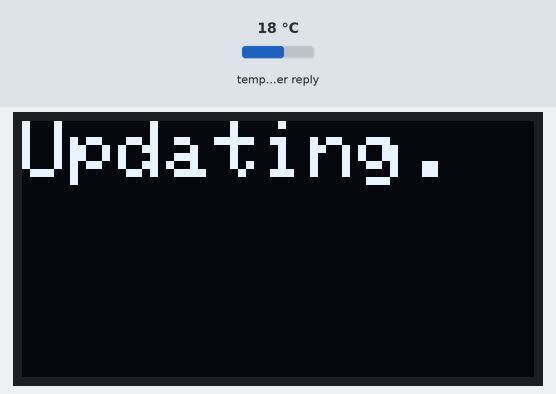
The sketch below on a simulated ESP32. On the bench: 128×64 one-colour display. The test bench sets the inputs (shaded band); at power-on: temperature in the weather reply 18 °C. WiFi joins after 1.5 s; servers stay silent unless stated; the local clock reads 2024-03-15 10:24:30 at power-on unless the sketch sets it; web services answer with replies made up by the test bench.

Above: at 1.6 s.
At 2.9 s:
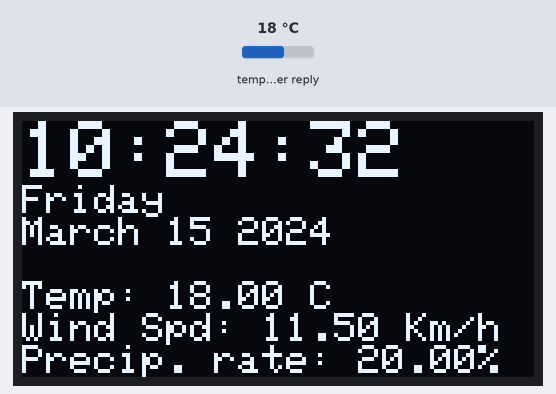
At 11.1 s:
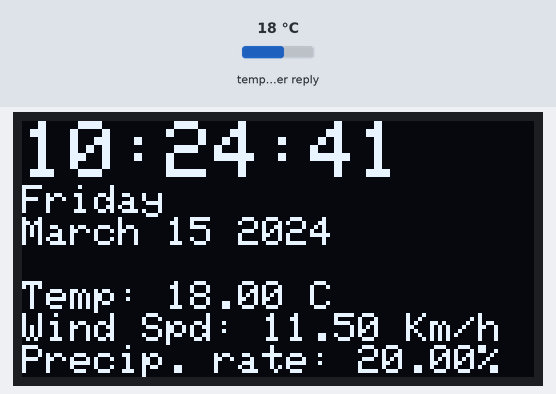
At 20.4 s:
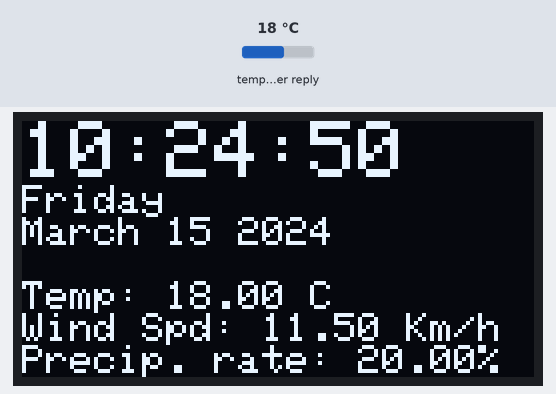
At 29.6 s:
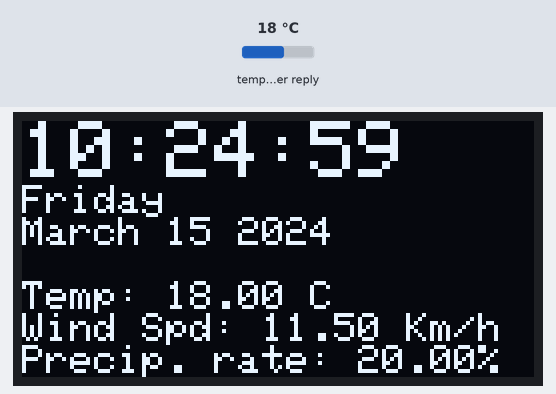
At 38.8 s:
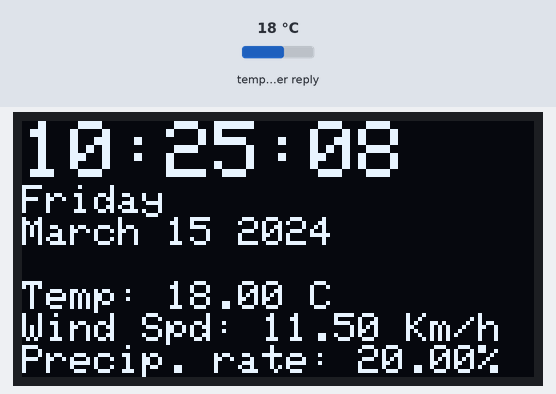

Measured:
- what the display in image 0 shows lasts 0.5 s, from 1.6 s to 2.1 s
- what the display in image 1 shows lasts 1.0 s, from 2.9 s to 3.9 s

The sketch:

WeatherStation.ino
```cpp
//imports
#include <WiFi.h>
#include "time.h"
#include <SPI.h>
#include <WebServer.h>
#include <HTTPClient.h>
#include <ArduinoJson.h>
#include <Wire.h>
#include <Adafruit_GFX.h>
#include <Adafruit_SSD1306.h>

//set up global values
const char* ssid       = "[YOUR NETWORK NAME HERE]";
const char* password   = "[YOUR NETWORK PASSWORD HERE]";
//replace the "[YOUR NETWORK NAME HERE]" and "[YOUR NETWORK PASSWORD HERE]" with the actual values corresponding to your WiFi connection

const char* ntpServer = "pool.ntp.org";
const long  gmtOffset_sec = -14400;
const int   daylightOffset_sec = 0;
//above two values may need to change depending on your time zone


DynamicJsonDocument doc(24000);
DeserializationError error;

float temp = 0;
float wind = 0;
float precip = 0;

//use the api for open-meteo.com here:
#define WEATHER_API "https://api.open-meteo.com/v1/forecast?latitude=[YOUR LATITUDE HERE]&longitude=[YOUR LONGITUDE HERE]&hourly=precipitation_probability&current_weather=true&forecast_days=1&timezone=[YOUR TIME ZONE HERE]"
//replace the "[YOUR TIME ZONE HERE]", "[YOUR LATITUDE HERE]" and "[YOUR LONGITUDE HERE]" with the actual values corresponding to your area
//this information can be found online
//API from https://open-meteo.com/en/docs

#define SCREEN_WIDTH 128 // display width
#define SCREEN_HEIGHT 64 // display height
#include <Wire.h>
#include <Adafruit_GFX.h>
#include <Adafruit_SSD1306.h>


#define OLED_RESET     -1
#define SCREEN_ADDRESS 0x3C
Adafruit_SSD1306 display(SCREEN_WIDTH, SCREEN_HEIGHT, &Wire, OLED_RESET);

void getWeather(){
  display.clearDisplay();
  display.setTextSize(2);         //set text size
  display.setTextColor(SSD1306_WHITE);        // Draw white text
  display.setCursor(0,0);             // Start at top-left corner
  display.setTextSize(2);         //set text size
  display.print(F("Updating"));
  WiFi.begin(ssid, password);
  while (WiFi.status() != WL_CONNECTED){
    delay(500);
    display.print(F("."));
    display.display();
  }

  configTime(gmtOffset_sec, daylightOffset_sec, ntpServer);
  struct tm timeinfo;
  if (!getLocalTime(&timeinfo)){
      display.clearDisplay();
      display.setTextSize(2);         //set text size
      display.setTextColor(SSD1306_WHITE);        // Draw white text
      display.setCursor(0,0);             // Start at top-left corner
      display.setTextSize(2);         //set text size
      display.print("Could not get time");
      display.display();
      delay(5000);
  }else{
    HTTPClient client;
    client.begin(WEATHER_API);
    int httpCode = client.GET();
    if(httpCode > 0 ){
      String payload = client.getString();
      error = deserializeJson(doc, payload);
      temp = doc["current_weather"]["temperature"].as<float>();
      wind = doc["current_weather"]["windspeed"].as<float>();
      precip = doc["hourly"]["precipitation_probability"][timeinfo.tm_hour].as<float>();

    }else{
      display.clearDisplay();
      display.setTextSize(2);         //set text size
      display.setTextColor(SSD1306_WHITE);        // Draw white text
      display.setCursor(0,0);             // Start at top-left corner
      display.setTextSize(2);         //set text size
      display.print("Error fetching data");
      display.display();
      delay(5000);
    }
  }


  updateScreen();

  //WiFi doesn't need to be used yet
  WiFi.disconnect(true);
  WiFi.mode(WIFI_OFF);
}


void updateScreen(){
  display.clearDisplay();
  display.setCursor(0,0); //start printing from top left corner
  display.setTextSize(2);         //set text size

  struct tm timeinfo;
  if (!getLocalTime(&timeinfo)){
    display.print(F("ERROR"));
    return;
  }else{

    if (timeinfo.tm_min == 0 && timeinfo.tm_sec == 0){
      getWeather();
    }

    display.print(&timeinfo, "%H:%M:%S\n");
    display.setTextSize(1);         //set text size
    display.print(&timeinfo, "%A\n%B %d %Y\n\n");
    display.print("Temp: ");
    display.print(temp);
    display.print(" C\nWind Spd: ");
    display.print(wind);
    display.print(" Km/h\nPrecip. rate: ");
    display.print(precip);
    display.print("%\n");
  }
  display.display();
}


void setup() {

  //set up console for error message
  Serial.begin(9600);

  // SSD1306_SWITCHCAPVCC = generate display voltage from 3.3V internally
  if(!display.begin(SSD1306_SWITCHCAPVCC, SCREEN_ADDRESS)) {
    Serial.println(F("SSD1306 allocation failed"));
    for(;;); // Don't proceed, loop forever
  }
  delay(1000);
  getWeather();


}

void loop() {
  updateScreen();
  delay(1000);


}
```
